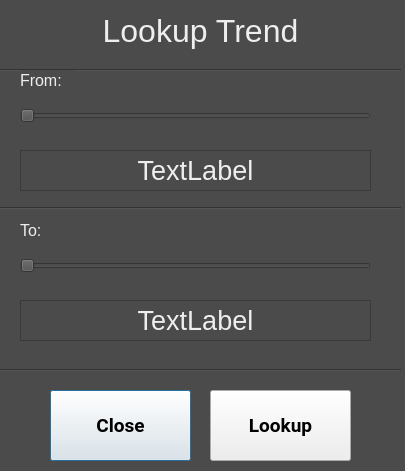
<?xml version="1.0" encoding="UTF-8"?>
<ui version="4.0">
 <class>Dialog</class>
 <widget class="QDialog" name="Dialog">
  <property name="geometry">
   <rect>
    <x>0</x>
    <y>0</y>
    <width>405</width>
    <height>471</height>
   </rect>
  </property>
  <property name="sizePolicy">
   <sizepolicy hsizetype="Fixed" vsizetype="Fixed">
    <horstretch>0</horstretch>
    <verstretch>0</verstretch>
   </sizepolicy>
  </property>
  <property name="windowTitle">
   <string>Dialog</string>
  </property>
  <property name="styleSheet">
   <string notr="true">background-color: rgb(75, 75, 75);
</string>
  </property>
  <widget class="QLabel" name="label">
   <property name="geometry">
    <rect>
     <x>0</x>
     <y>0</y>
     <width>401</width>
     <height>61</height>
    </rect>
   </property>
   <property name="font">
    <font>
     <pointsize>24</pointsize>
     <weight>50</weight>
     <bold>false</bold>
    </font>
   </property>
   <property name="styleSheet">
    <string notr="true">color: rgb(238, 238, 238);</string>
   </property>
   <property name="text">
    <string>Lookup Trend</string>
   </property>
   <property name="alignment">
    <set>Qt::AlignCenter</set>
   </property>
  </widget>
  <widget class="Line" name="line">
   <property name="geometry">
    <rect>
     <x>0</x>
     <y>60</y>
     <width>401</width>
     <height>20</height>
    </rect>
   </property>
   <property name="orientation">
    <enum>Qt::Horizontal</enum>
   </property>
  </widget>
  <widget class="QPushButton" name="PB_Cancel">
   <property name="geometry">
    <rect>
     <x>50</x>
     <y>390</y>
     <width>141</width>
     <height>71</height>
    </rect>
   </property>
   <property name="font">
    <font>
     <family>Roboto</family>
     <pointsize>14</pointsize>
     <weight>75</weight>
     <bold>true</bold>
    </font>
   </property>
   <property name="styleSheet">
    <string notr="true">background-color: rgb(238, 238, 238);</string>
   </property>
   <property name="text">
    <string>Close</string>
   </property>
  </widget>
  <widget class="QPushButton" name="PB_Apply">
   <property name="geometry">
    <rect>
     <x>210</x>
     <y>390</y>
     <width>141</width>
     <height>71</height>
    </rect>
   </property>
   <property name="font">
    <font>
     <family>Roboto</family>
     <pointsize>14</pointsize>
     <weight>75</weight>
     <bold>true</bold>
    </font>
   </property>
   <property name="styleSheet">
    <string notr="true">background-color: rgb(238, 238, 238);</string>
   </property>
   <property name="text">
    <string>Lookup</string>
   </property>
  </widget>
  <widget class="QLabel" name="label_2">
   <property name="geometry">
    <rect>
     <x>20</x>
     <y>70</y>
     <width>55</width>
     <height>21</height>
    </rect>
   </property>
   <property name="font">
    <font>
     <pointsize>12</pointsize>
    </font>
   </property>
   <property name="styleSheet">
    <string notr="true">color: rgb(238, 238, 238);</string>
   </property>
   <property name="text">
    <string>From:</string>
   </property>
  </widget>
  <widget class="QSlider" name="horizontalSlider">
   <property name="geometry">
    <rect>
     <x>20</x>
     <y>95</y>
     <width>351</width>
     <height>41</height>
    </rect>
   </property>
   <property name="orientation">
    <enum>Qt::Horizontal</enum>
   </property>
  </widget>
  <widget class="QSlider" name="horizontalSlider_2">
   <property name="geometry">
    <rect>
     <x>20</x>
     <y>245</y>
     <width>351</width>
     <height>41</height>
    </rect>
   </property>
   <property name="orientation">
    <enum>Qt::Horizontal</enum>
   </property>
  </widget>
  <widget class="QLabel" name="label_5">
   <property name="geometry">
    <rect>
     <x>20</x>
     <y>220</y>
     <width>55</width>
     <height>21</height>
    </rect>
   </property>
   <property name="font">
    <font>
     <pointsize>12</pointsize>
    </font>
   </property>
   <property name="styleSheet">
    <string notr="true">color: rgb(238, 238, 238);</string>
   </property>
   <property name="text">
    <string>To:</string>
   </property>
  </widget>
  <widget class="Line" name="line_2">
   <property name="geometry">
    <rect>
     <x>0</x>
     <y>200</y>
     <width>401</width>
     <height>16</height>
    </rect>
   </property>
   <property name="orientation">
    <enum>Qt::Horizontal</enum>
   </property>
  </widget>
  <widget class="Line" name="line_3">
   <property name="geometry">
    <rect>
     <x>0</x>
     <y>360</y>
     <width>401</width>
     <height>20</height>
    </rect>
   </property>
   <property name="orientation">
    <enum>Qt::Horizontal</enum>
   </property>
  </widget>
  <widget class="QLabel" name="label_3">
   <property name="geometry">
    <rect>
     <x>20</x>
     <y>150</y>
     <width>351</width>
     <height>41</height>
    </rect>
   </property>
   <property name="font">
    <font>
     <pointsize>20</pointsize>
    </font>
   </property>
   <property name="styleSheet">
    <string notr="true">color: rgb(238, 238, 238);</string>
   </property>
   <property name="frameShape">
    <enum>QFrame::StyledPanel</enum>
   </property>
   <property name="text">
    <string>TextLabel</string>
   </property>
   <property name="alignment">
    <set>Qt::AlignCenter</set>
   </property>
  </widget>
  <widget class="QLabel" name="label_4">
   <property name="geometry">
    <rect>
     <x>20</x>
     <y>300</y>
     <width>351</width>
     <height>41</height>
    </rect>
   </property>
   <property name="font">
    <font>
     <pointsize>20</pointsize>
    </font>
   </property>
   <property name="styleSheet">
    <string notr="true">color: rgb(238, 238, 238);</string>
   </property>
   <property name="frameShape">
    <enum>QFrame::StyledPanel</enum>
   </property>
   <property name="text">
    <string>TextLabel</string>
   </property>
   <property name="alignment">
    <set>Qt::AlignCenter</set>
   </property>
  </widget>
 </widget>
 <resources/>
 <connections/>
</ui>
